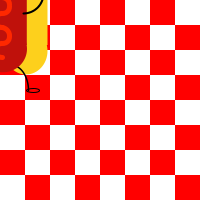
Frame 1 (no input)
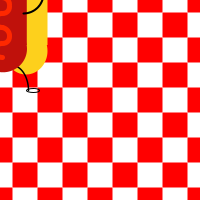
Frame 60 (the mouse pressed at the canvas centre just before this capture)
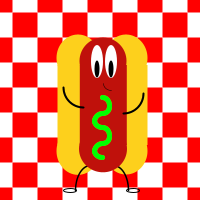
Frame 120 (the mouse held since frame 60 and released just before this capture)

The Processing sketch that drew these frames (run headless with seeded random() and noise(); from frame 60 on, the mouse is pressed at the canvas centre):

// Processing sketch: processing_18008
// ── processing_18008.pde

//Assignment 2: My Avatar
//by Brittany Truex

//colors
int bRound = 255;
int rBun = 253;
int gBun = 208;
int bBun = 28;
int r = 255;
int g = 255;
int b = 255;
int bodLine = 0;
int rBod = 191;
int gBod = 17;
int bBod = 11;
int rRelish = 0;
int gRelish = 255;
int bRelish = 0;

//shapes

void setup(){
  size(200,200);
  smooth();
  frameRate(60);
}
void draw(){
  background(bRound);
  // blanket  
  background(r,g,b);
fill(r,0,0);
noStroke();
//row
for (int x = 0; x < width+25; x += 50){
  for (int y = 0; y < height+25; y += 50){
rect (x,y,25,25);
    }
}
//rowalt
for (int x = 25; x < width+25; x += 50){
    for (int y = 25; y < height+25; y += 50){
      rect (x,y,25,25);
    }
}

//bun
fill(rBun,gBun,bBun);
noStroke();
rectMode(CENTER);
ellipseMode(CENTER);
 
float bun1X = mouseX-22;
float bun1Y = mouseY-42;
float bun1Y1 = mouseY+51;
float bun2X = mouseX+26;
float bun2Y = bun1Y;
float bun2Y1 = bun1Y1;

int bun1W = 43;
int bun1H = 47;

int bunRy = mouseY+5;
int bunRw = 42;
int bunRh = 80;

//left
ellipse(bun1X,bun1Y,bun1W,bun1H);
rect(bun1X+.5,bunRy,bunRw,bunRh);
ellipse(bun1X,bun1Y1,bun1W,bun1H+.7);

//right
ellipse(bun2X,bun2Y,bun1W,bun1H);
rect(bun2X+.5,bunRy,bunRw,bunRh);
ellipse(bun2X,bun2Y1,bun1W,bun1H);

//legs
noFill();
stroke(bodLine);
strokeWeight(1.5);

int legRx = mouseX+13;
int legRy = mouseY+90;
int legLx = mouseX-10;
int legLy = mouseY+90;

int start = 30;
int stop = 50;

arc(legRx,legRy,start,stop,TWO_PI-PI/2, TWO_PI);
arc(legLx,legLy,start,stop,PI,TWO_PI-PI/2);

//feet
noFill();
stroke(bodLine);
strokeWeight(1);

int footLx = mouseX-30;
int footLy = mouseY+90;
int footRx = mouseX+33;
int footRy = footLy;
int footW  = 13;
int footH = 4;

ellipse(footLx,footLy,footW,footH);
ellipse(footRx,footRy,footW,footH);

//hotdog body
fill(rBod,gBod,bBod);
noStroke();
rectMode(CENTER);
ellipseMode(CENTER);

int bodx = mouseX+3;
int body1 = mouseY-39;
int bodW = 47;
int bodW2 = 48;
int body2 = mouseY+5;
int body3 = mouseY+48;
int bodH = 80;

ellipse(bodx,body1,bodW,bodW);
rect(bodx+.3,body2,bodW,bodH);
ellipse(bodx,body3+.8,bodW2,bodW);

//eyes
fill(bRound);
noStroke();

int eyeX1 = mouseX-3;
int eyeX2 = mouseX+11;
int eyeX3 = pmouseX-3;
int eyeX4 = pmouseX+11;
int eyeY = mouseY-39;
int eyeW = 12;
int eyeH = 33; 
int eyeY2 = pmouseY-31;
int eyeW2 = 5;
int eyeH2 = 17;


ellipse(eyeX1,eyeY+.5,eyeW,eyeH);
ellipse(eyeX2,eyeY+.5,eyeW,eyeH);

fill(bodLine);
noStroke();

ellipse(eyeX3,eyeY2,eyeW2,eyeH2);
ellipse(eyeX4,eyeY2,eyeW2,eyeH2);

//mouth
noFill();
stroke(bodLine);
strokeWeight(.5);

int mouthX = mouseX+11;
int mouthY = mouseY-17;
int start1 = 15;
int stop1 = start1;

arc(mouthX,mouthY,start1,stop1,PI/2,PI);


//arms
noFill();
stroke(bodLine);
strokeWeight(2);

int armX = mouseX-17;
int armY = mouseY-13;
int armX1 = mouseX+23;
int armY1 = mouseY-7;
int start2 = 40;
int stop2 = 40;

arc(armX,armY,start2,stop2,PI/2,PI);
arc(armX1,armY1,start2,stop2,0,PI/2);

//condiment
stroke(mouseX+255,mouseX+40,0);
noFill();
strokeWeight(5);
int conX = mouseX+2;
int conY = mouseY+5;
int start3 = 15;
int stop3 = start3;

arc(conX,conY,start3,stop3,TWO_PI-PI/2,TWO_PI);
arc(conX,conY+1,start3,stop3,0,PI/2);
arc(conX,conY+15,start3,stop3,PI/2,PI);
arc(conX,conY+16,start3,stop3,PI,TWO_PI-PI/2);
arc(conX,conY+30,start3,stop3,TWO_PI-PI/2,TWO_PI);
arc(conX,conY+31,start3,stop3,0,PI/2);
arc(conX,conY+45,start3,stop3,PI/2,PI);
arc(conX,conY+46,start3,stop3,PI,TWO_PI-PI/2);

if (mousePressed) {
   stroke(rRelish,gRelish,bRelish);
   noFill();
   strokeWeight(5);

arc(conX,conY,start3,stop3,TWO_PI-PI/2,TWO_PI);
arc(conX,conY+1,start3,stop3,0,PI/2);
arc(conX,conY+15,start3,stop3,PI/2,PI);
arc(conX,conY+16,start3,stop3,PI,TWO_PI-PI/2);
arc(conX,conY+30,start3,stop3,TWO_PI-PI/2,TWO_PI);
arc(conX,conY+31,start3,stop3,0,PI/2);
arc(conX,conY+45,start3,stop3,PI/2,PI);
arc(conX,conY+46,start3,stop3,PI,TWO_PI-PI/2);
}
}
